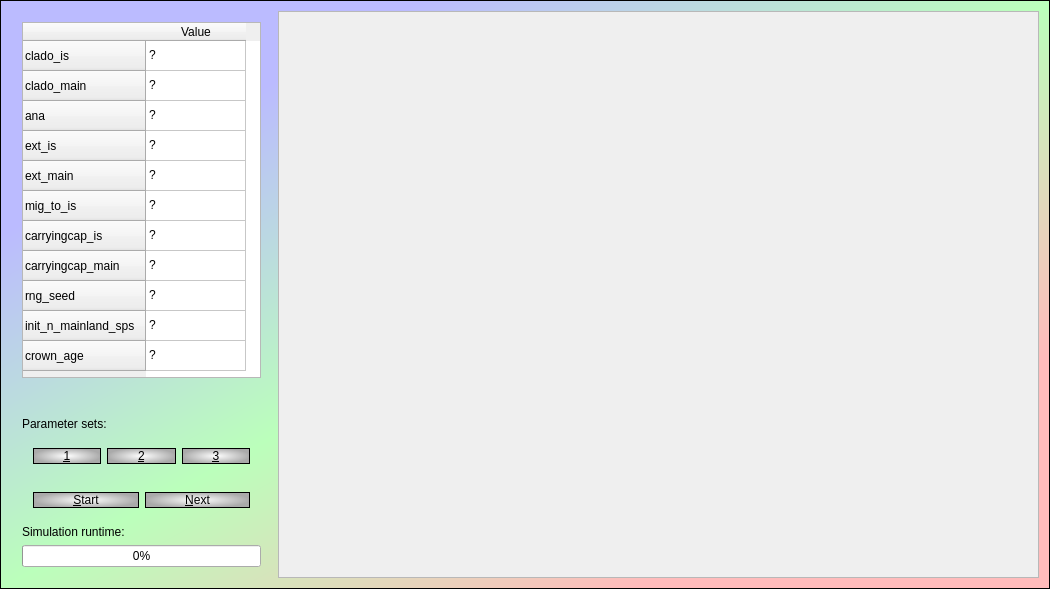
<?xml version="1.0" encoding="UTF-8"?>
<ui version="4.0">
 <class>elly_qtmaindialog</class>
 <widget class="QDialog" name="elly_qtmaindialog">
  <property name="geometry">
   <rect>
    <x>0</x>
    <y>0</y>
    <width>1050</width>
    <height>589</height>
   </rect>
  </property>
  <property name="styleSheet">
   <string notr="true">QDialog {
 background-color: qlineargradient(x1: 0, y1: 0, x2: 1, y2: 1, stop: 0  #bbf, stop: 0.2  #bbf, stop: 0.5 #bfb, stop: 0.8 #fbb, stop: 1 #fbb);
  border: 1px solid black
}

QSpinBox,QDoubleSpinBox,QComboBox { 
  background-color: qlineargradient(x1: 0, y1: 0, x2: 1, y2: 1, stop: 0  #bbb, stop: 1 #fff);
  border: 1px solid black
}

QPushButton
{
  font: 24px bold &quot;Courier&quot; courier monospace;
  color: #000;
  background-color: qradialgradient(cx: 0.5, cy: 0.5,fx: 0.5, fy: 0.5,radius: 0.5, stop: 0 #fff, stop: 1 #aaa);
  border: 1px solid black
}</string>
  </property>
  <layout class="QHBoxLayout" name="horizontalLayout">
   <item>
    <widget class="QWidget" name="widget_left" native="true">
     <property name="sizePolicy">
      <sizepolicy hsizetype="Maximum" vsizetype="Preferred">
       <horstretch>0</horstretch>
       <verstretch>0</verstretch>
      </sizepolicy>
     </property>
     <layout class="QVBoxLayout" name="verticalLayout_2">
      <item>
       <widget class="QTableWidget" name="parameters">
        <property name="sizeAdjustPolicy">
         <enum>QAbstractScrollArea::AdjustToContents</enum>
        </property>
        <row>
         <property name="text">
          <string>clado_is</string>
         </property>
        </row>
        <row>
         <property name="text">
          <string>clado_main</string>
         </property>
        </row>
        <row>
         <property name="text">
          <string>ana</string>
         </property>
        </row>
        <row>
         <property name="text">
          <string>ext_is</string>
         </property>
        </row>
        <row>
         <property name="text">
          <string>ext_main</string>
         </property>
        </row>
        <row>
         <property name="text">
          <string>mig_to_is</string>
         </property>
        </row>
        <row>
         <property name="text">
          <string>carryingcap_is</string>
         </property>
        </row>
        <row>
         <property name="text">
          <string>carryingcap_main</string>
         </property>
        </row>
        <row>
         <property name="text">
          <string>rng_seed</string>
         </property>
        </row>
        <row>
         <property name="text">
          <string>init_n_mainland_sps</string>
         </property>
        </row>
        <row>
         <property name="text">
          <string>crown_age</string>
         </property>
        </row>
        <column>
         <property name="text">
          <string>Value</string>
         </property>
        </column>
        <item row="0" column="0">
         <property name="text">
          <string>?</string>
         </property>
        </item>
        <item row="1" column="0">
         <property name="text">
          <string>?</string>
         </property>
        </item>
        <item row="2" column="0">
         <property name="text">
          <string>?</string>
         </property>
        </item>
        <item row="3" column="0">
         <property name="text">
          <string>?</string>
         </property>
        </item>
        <item row="4" column="0">
         <property name="text">
          <string>?</string>
         </property>
        </item>
        <item row="5" column="0">
         <property name="text">
          <string>?</string>
         </property>
        </item>
        <item row="6" column="0">
         <property name="text">
          <string>?</string>
         </property>
        </item>
        <item row="7" column="0">
         <property name="text">
          <string>?</string>
         </property>
        </item>
        <item row="8" column="0">
         <property name="text">
          <string>?</string>
         </property>
        </item>
        <item row="9" column="0">
         <property name="text">
          <string>?</string>
         </property>
        </item>
        <item row="10" column="0">
         <property name="text">
          <string>?</string>
         </property>
        </item>
       </widget>
      </item>
      <item>
       <spacer name="verticalSpacer">
        <property name="orientation">
         <enum>Qt::Vertical</enum>
        </property>
        <property name="sizeHint" stdset="0">
         <size>
          <width>20</width>
          <height>40</height>
         </size>
        </property>
       </spacer>
      </item>
      <item>
       <widget class="QLabel" name="label">
        <property name="text">
         <string>Parameter sets:</string>
        </property>
       </widget>
      </item>
      <item>
       <widget class="QWidget" name="widget" native="true">
        <layout class="QHBoxLayout" name="horizontalLayout_2">
         <item>
          <widget class="QPushButton" name="button_1">
           <property name="text">
            <string>&amp;1</string>
           </property>
          </widget>
         </item>
         <item>
          <widget class="QPushButton" name="button_2">
           <property name="text">
            <string>&amp;2</string>
           </property>
          </widget>
         </item>
         <item>
          <widget class="QPushButton" name="button_3">
           <property name="text">
            <string>&amp;3</string>
           </property>
          </widget>
         </item>
        </layout>
       </widget>
      </item>
      <item>
       <widget class="QWidget" name="widget_2" native="true">
        <layout class="QHBoxLayout" name="horizontalLayout_3">
         <item>
          <widget class="QPushButton" name="start">
           <property name="text">
            <string>&amp;Start</string>
           </property>
          </widget>
         </item>
         <item>
          <widget class="QPushButton" name="start_next">
           <property name="text">
            <string>&amp;Next</string>
           </property>
          </widget>
         </item>
        </layout>
       </widget>
      </item>
      <item>
       <widget class="QLabel" name="label_sim_runtime">
        <property name="sizePolicy">
         <sizepolicy hsizetype="Preferred" vsizetype="Maximum">
          <horstretch>0</horstretch>
          <verstretch>0</verstretch>
         </sizepolicy>
        </property>
        <property name="text">
         <string>Simulation runtime: </string>
        </property>
       </widget>
      </item>
      <item>
       <widget class="QProgressBar" name="progress_bar">
        <property name="value">
         <number>0</number>
        </property>
       </widget>
      </item>
     </layout>
    </widget>
   </item>
   <item>
    <widget class="QScrollArea" name="scrollArea">
     <property name="widgetResizable">
      <bool>true</bool>
     </property>
     <widget class="QWidget" name="widget_right">
      <property name="geometry">
       <rect>
        <x>0</x>
        <y>0</y>
        <width>755</width>
        <height>569</height>
       </rect>
      </property>
     </widget>
    </widget>
   </item>
  </layout>
 </widget>
 <layoutdefault spacing="6" margin="11"/>
 <resources/>
 <connections/>
</ui>
